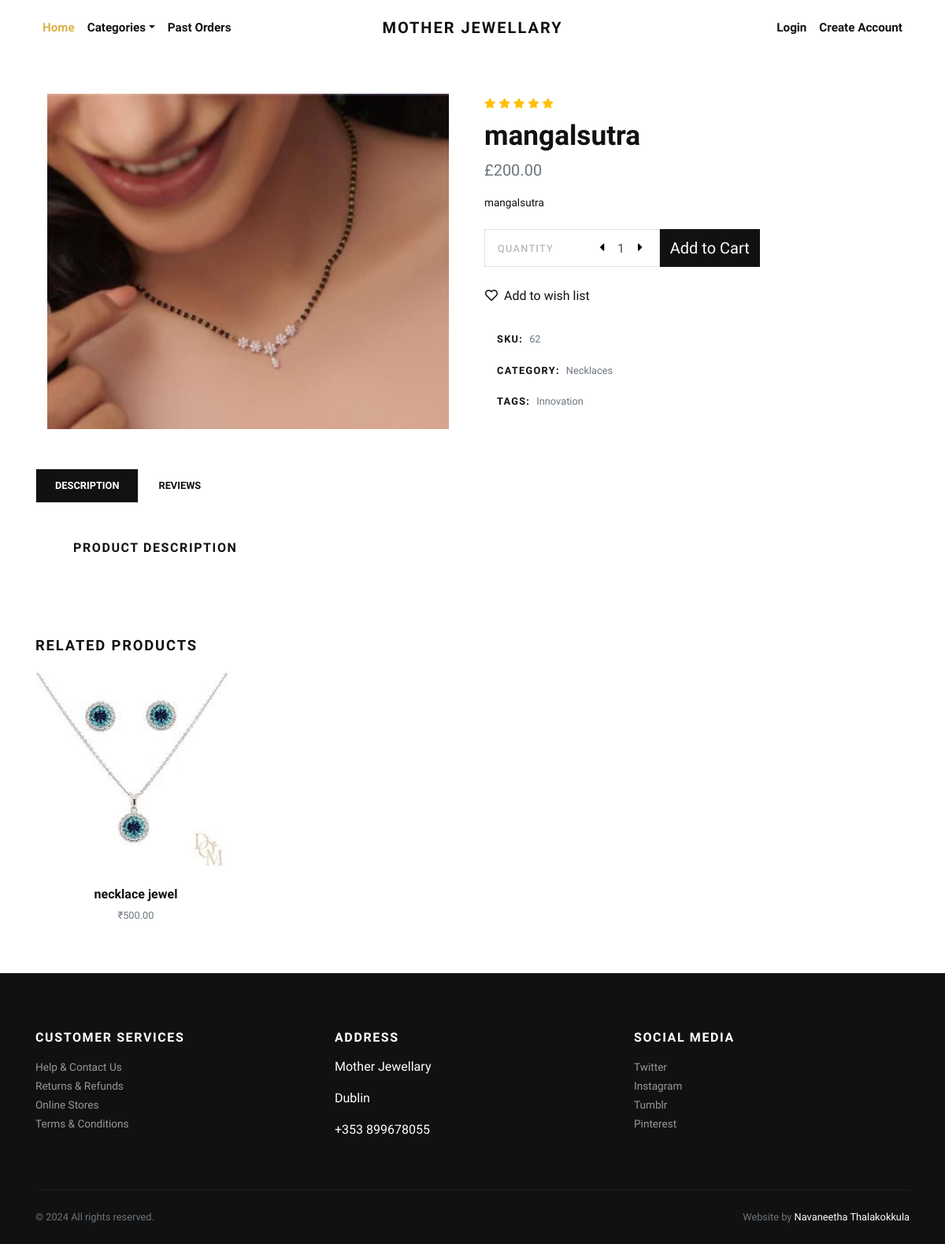
The page /product/mangalsutra/ on the database its author committed.
### store/models.py (models this page shows, shortened)
class Product(models.Model):
    title = models.CharField(max_length=150, verbose_name="Product Title")
    slug = models.SlugField(max_length=160, verbose_name="Product Slug")
    sku = models.CharField(max_length=255, unique=True, verbose_name="Unique Product ID (SKU)")
    short_description = models.TextField(verbose_name="Short Description")
    detail_description = models.TextField(blank=True, null=True, verbose_name="Detail Description")
    product_image = models.ImageField(upload_to='product', blank=True, null=True, verbose_name="Product Image")
    price = models.DecimalField(max_digits=8, decimal_places=2)
    category = models.ForeignKey(Category, verbose_name="Product Categoy", on_delete=models.CASCADE)
    is_active = models.BooleanField(verbose_name="Is Active?")
    is_featured = models.BooleanField(verbose_name="Is Featured?")
    created_at = models.DateTimeField(auto_now_add=True, verbose_name="Created Date")
    updated_at = models.DateTimeField(auto_now=True, verbose_name="Updated Date")
    class Meta:
        verbose_name_plural = 'Products'
        ordering = ('-created_at', )

class Category(models.Model):
    title = models.CharField(max_length=50, verbose_name="Category Title")
    slug = models.SlugField(max_length=55, verbose_name="Category Slug")
    description = models.TextField(blank=True, verbose_name="Category Description")
    category_image = models.ImageField(upload_to='category', blank=True, null=True, verbose_name="Category Image")
    is_active = models.BooleanField(verbose_name="Is Active?")
    is_featured = models.BooleanField(verbose_name="Is Featured?")
    created_at = models.DateTimeField(auto_now_add=True, verbose_name="Created Date")
    updated_at = models.DateTimeField(auto_now=True, verbose_name="Updated Date")
    class Meta:
        verbose_name_plural = 'Categories'
        ordering = ('-created_at', )
    def __str__(self):
        return self.title

### store/views.py (the view)
# urls.py: path('product/<slug:slug>/', views.detail, name="product-detail"),
def detail(request, slug):
    product = get_object_or_404(Product, slug=slug)
    related_products = Product.objects.exclude(id=product.id).filter(is_active=True, category=product.category)
    context = {
        'product': product,
        'related_products': related_products,
    }
    return render(request, 'store/detail.html', context)

### store/context_preprocessors.py (called while the page is built)
def store_menu(request):
    categories = Category.objects.filter(is_active=True)
    context = {
        'categories_menu': categories,
    }
    return context

def cart_menu(request):
    if request.user.is_authenticated:
        cart_items= Cart.objects.filter(user=request.user)
        context = {
            'cart_items': cart_items,
        }
    else:
        context = {}
    return context

### templates/store/detail.html (shortened to what this page needs)
{% extends 'base.html' %}
{% load static %}
    {% block content %}
      <section class="py-5">
        <div class="container">
          <div class="row mb-5">
            <div class="col-lg-6">
              <div class="row m-sm-0">
                <div class="col-sm-12 order-1 order-sm-2">
                  <div class="owl-carousel product-slider" data-slider-id="1">
                    {% if product.product_image %}
                      <a class="d-block" href="{{product.product_image.url}}" data-lightbox="product" title="{{product.title}}"><img class="img-fluid" src="{{product.product_image.url}}" alt="{{product.title}}"></a>
                      {% else %}
                      <a class="d-block" href="{% static 'img/product-detail-1.jpg' %}" data-lightbox="product" title="{{product.title}}"><img class="img-fluid" src="{% static 'img/product-detail-1.jpg' %}" alt="{{product.title}}"></a>
                    {% endif %}
                  </div>
                </div>
              </div>
            </div>
            <div class="col-lg-6">
              <ul class="list-inline mb-2">
                <li class="list-inline-item m-0"><i class="fas fa-star small text-warning"></i></li>
                <li class="list-inline-item m-0"><i class="fas fa-star small text-warning"></i></li>
                <li class="list-inline-item m-0"><i class="fas fa-star small text-warning"></i></li>
                <li class="list-inline-item m-0"><i class="fas fa-star small text-warning"></i></li>
                <li class="list-inline-item m-0"><i class="fas fa-star small text-warning"></i></li>
              </ul>
              <h1>{{product.title}}</h1>
              <p class="text-muted lead">£{{product.price}}</p>
              <p class="text-small mb-4">{{product.short_description}}</p>
              <div class="row align-items-stretch mb-4">
                <div class="col-sm-5 pr-sm-0">
                  <div class="border d-flex align-items-center justify-content-between py-1 px-3 bg-white border-white"><span class="small text-uppercase text-gray mr-4 no-select">Quantity</span>
                    <div class="quantity">
                      <button class="dec-btn p-0"><i class="fas fa-caret-left"></i></button>
                      <input name="quantity" class="form-control border-0 shadow-0 p-0" type="text" value="1">
                      <button class="inc-btn p-0"><i class="fas fa-caret-right"></i></button>
                    </div>
                  </div>
                </div>
                <div class="col-sm-3 pl-sm-0">
                  <form action="{% url 'store:add-to-cart' %}">
                    <button type="submit" class="btn btn-dark btn-lg btn-block h-100 d-flex align-items-center justify-content-center px-0">Add to Cart</button>
                  </form>
                </div>
              </div><a class="btn btn-link text-dark p-0 mb-4" href="#"><i class="far fa-heart mr-2"></i>Add to wish list</a><br>
              <ul class="list-unstyled small d-inline-block">
                <li class="px-3 py-2 mb-1 bg-white"><strong class="text-uppercase">SKU:</strong><span class="ml-2 text-muted">{{product.sku}}</span></li>
                <li class="px-3 py-2 mb-1 bg-white text-muted"><strong class="text-uppercase text-dark">Category:</strong><a class="reset-anchor ml-2" href="{% url 'store:category-products' product.category.slug %}">{{product.category}}</a></li>
                <li class="px-3 py-2 mb-1 bg-white text-muted"><strong class="text-uppercase text-dark">Tags:</strong><a class="reset-anchor ml-2" href="#">Innovation</a></li>
              </ul>
            </div>
          </div>
          <ul class="nav nav-tabs border-0" id="myTab" role="tablist">
            <li class="nav-item"><a class="nav-link active" id="description-tab" data-toggle="tab" href="#description" role="tab" aria-controls="description" aria-selected="true">Description</a></li>
            <li class="nav-item"><a class="nav-link" id="reviews-tab" data-toggle="tab" href="#reviews" role="tab" aria-controls="reviews" aria-selected="false">Reviews</a></li>
          </ul>
          <div class="tab-content mb-5" id="myTabContent">
            <div class="tab-pane fade show active" id="description" role="tabpanel" aria-labelledby="description-tab">
              <div class="p-4 p-lg-5 bg-white">
                <h6 class="text-uppercase">Product description </h6>
              </div>
            </div>
          </div>
          <h2 class="h5 text-uppercase mb-4">Related products</h2>
          <div class="row">
            {% if related_products %}
              {% for rp in related_products %}
                <div class="col-lg-3 col-sm-6">
                  <div class="product text-center skel-loader">
                    <div class="d-block mb-3 position-relative">
                      <a class="d-block" href="{% url 'store:product-detail' rp.slug %}">
                        {% if rp.product_image %}
                          <img class="img-fluid w-100" src="{{rp.product_image.url}}" alt="{{rp.title}}">
                        {% else %}
                        <img class="img-fluid w-100" src="{% static 'img/product-1.jpg' %}" alt="{{rp.title}}">
                        {% endif %}
                      </a>
                    </div>
                    <h6> <a class="reset-anchor" href="{% url 'store:product-detail' rp.slug %}">{{rp.title}}</a></h6>
                    <p class="small text-muted">₹{{rp.price}}</p>
                  </div>
                </div>
              {% endfor %}
            {% endif %}
          </div>
        </div>
      </section>
      {% endblock content %}

### jewelryshop/static/css/style.default.css (style rules this page uses)
.text-small { font-size: 0.85rem !important; }
.text-gray { color: #aaa !important; }
strong { font-weight: 700; }
.product img { -webkit-filter: grayscale(40%); filter: grayscale(40%); transition: all 0.3s; }
.quantity { display: -ms-flexbox; display: flex; -ms-flex-align: center; align-items: center; font-family: inherit; }
.quantity input { width: 2rem; text-align: center; }
.quantity button { background: none; border: none; width: 1rem; outline: none; }
.text-uppercase { text-transform: uppercase; letter-spacing: 0.1em; }
.border { border: 1px solid #dee2e6 !important; }
.shadow-0 { box-shadow: none !important; }
.reset-anchor { color: inherit; transition: all 0.3s; }
.no-select { cursor: default; -webkit-user-select: none; -moz-user-select: none; -ms-user-select: none; user-select: none; }
.btn { font-weight: 400; border: 1px solid transparent; font-family: inherit; padding: 0.375rem 1.5rem; font-size: 1rem; line-height: 1.5; border-radius: 0; transition: color 0.15s ease-in-out, background-color 0.15s ease-in-out, border-color 0.15s ease-in-out, box-shadow 0.15s ease-in-out; }
.btn-link { font-weight: 400; color: #dcb14a; }
.btn-dark { color: #fff; background-color: #111111; border-color: #111111; }
.btn-lg { padding: 0.5rem 1rem; font-size: 1.25rem; line-height: 1.5; border-radius: 0; }
body { font-family: "Libre Franklin", sans-serif; font-size: 1rem; font-weight: 400; line-height: 1.5; color: #111111; background-color: #fff; }
a { color: #dcb14a; text-decoration: none; }
h1, h2, h3, h4, h5, h6, .h1, .h2, .h3, .h4, .h5, .h6 { margin-bottom: 0.5rem; font-family: inherit; font-weight: 900; line-height: 1.2; color: inherit; }
h1, .h1 { font-size: 2.2rem; }
h2, .h2 { font-size: 1.9rem; }
h5, .h5 { font-size: 1.15rem; }
h6, .h6 { font-size: 1rem; }
.lead { font-size: 1.25rem; font-weight: 300; }
small, .small { font-size: 80%; font-weight: 400; }
.text-warning { color: #ffc107 !important; }
.text-dark { color: #111111 !important; }
.form-control { padding: 0.375rem 0.75rem; font-size: 1rem; line-height: 1.5; color: #495057; background-color: #fff; border: 1px solid #ced4da; border-radius: 0; transition: border-color 0.15s ease-in-out, box-shadow 0.15s ease-in-out; }
.form-control::placeholder { color: #adb5bd; font-size: 0.85rem; font-weight: 400; }
.nav-link { padding: 0.5rem 1rem; }
.nav-tabs .nav-item { margin-bottom: -1px; }
.nav-tabs .nav-link { border: 1px solid transparent; font-family: inherit; color: #111111; text-transform: uppercase; font-size: 0.8rem; transition: all 0.3s; font-weight: 700; padding: 0.7rem 1.5rem; background: #fff; border-top-left-radius: 0; border-top-right-radius: 0; }
.nav-tabs .nav-link.active, .nav-tabs .nav-link:hover, .nav-tabs .nav-item.show .nav-link { background: #111111; background-color: #111111; color: #fff; }

### rows shown on the page
Product: product_image (picture), title "mangalsutra", price "200.00", short_description "mangalsutra", sku "62", category "Necklaces"
Product: product_image (picture), title "necklace jewel", price "500.00"
